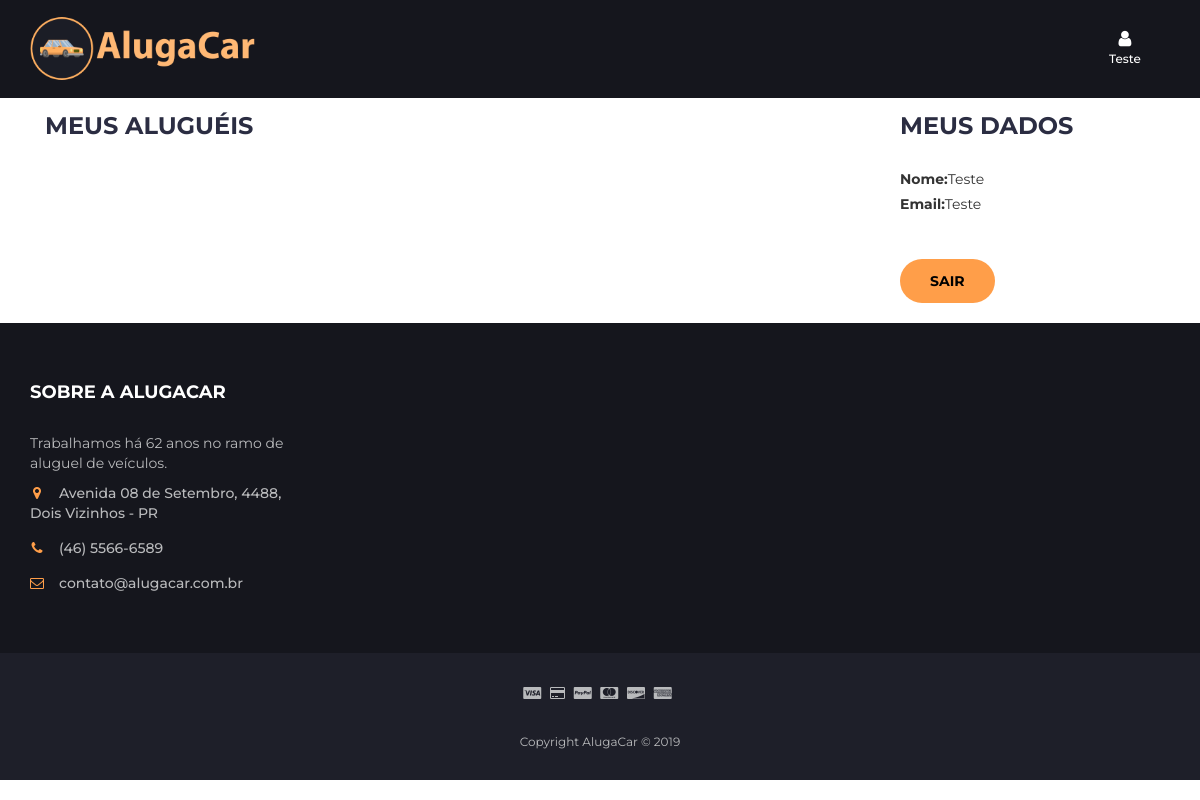
/user_page (signed in), run on an earlier commit of the app's database.
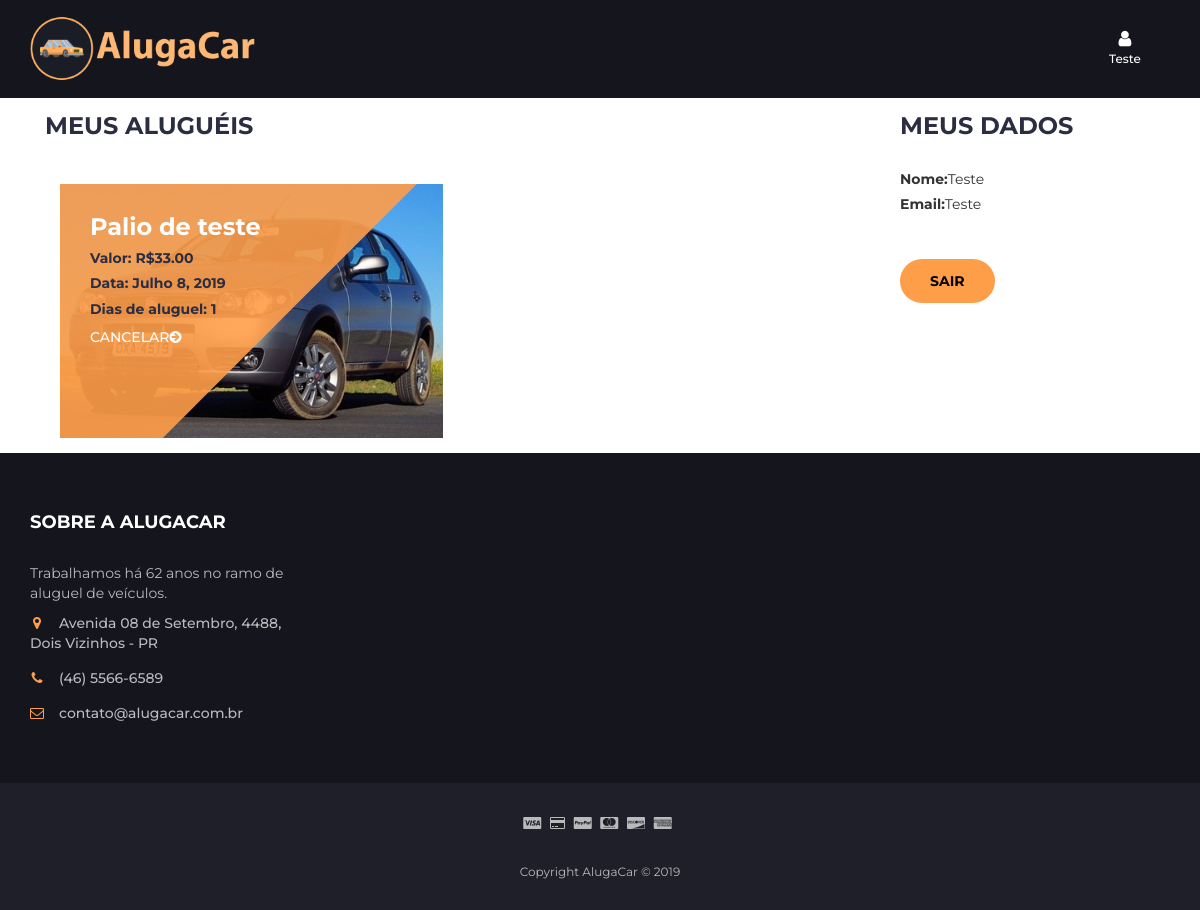
And on a later commit of the database.
### AlugaCarSite/models.py (models this page shows)
class Aluguel(models.Model):
    cliente = models.ForeignKey(Cliente,on_delete = models.SET_NULL, null = True)
    carrro = models.ForeignKey(Carro, on_delete=models.CASCADE, null = False)
    dataAlugado = models.DateField(auto_now=False, auto_now_add=False,null=True)
    diasAluguel = models.IntegerField(null=True)
    valorPagar = models.DecimalField(max_digits=10, decimal_places=2)

class Carro(models.Model):
    descricao = models.CharField(max_length=50)
    disponivel = models.BooleanField(default=True)
    valorDia = models.DecimalField(max_digits=10, decimal_places=2)
    marca = models.ForeignKey(Marca, on_delete=models.CASCADE)
    modelo = models.ForeignKey(Modelo,on_delete=models.CASCADE)
    caminhoFoto = models.ImageField(null=True, blank = True,upload_to='AlugaCarSite/static/galeria/carros')
    def __str__(self):
        return self.descricao
    def getfoto(self):
        dir = str(self.caminhoFoto)
        dir = dir[20:]
        return dir

### AlugaCarSite/views.py (the view)
# urls.py: path("user_page", user_page,name="user_page"),
def user_page(request):
    iduser = request.session.get('login')
    if iduser < 0 or not iduser:
        return redirect("home")
    user = Cliente.objects.get(id=iduser)
    alu = Aluguel.objects.all()
    alugueis = []
    carros = []
    for i in alu:
        if i.cliente.id == user.id:
            alugueis.append(i)
    return render(request, "user_page.html", {"cliente": user, 'alugueis': alugueis, 'carros': carros})

### AlugaCarSite/templates/user_page.html (shortened to what this page needs)
{% load staticfiles %}
<!DOCTYPE html>
<html lang="en">
<head>
	<link type="text/css" rel="stylesheet" href="{% static 'css/bootstrap.min.css' %}" />
	<link type="text/css" rel="stylesheet" href="{% static 'css/slick.css' %}" />
	<link type="text/css" rel="stylesheet" href="{% static 'css/slick-theme.css' %}" />
	<link type="text/css" rel="stylesheet" href="{% static 'css/nouislider.min.css' %}" />
	<link rel="stylesheet" href="{% static 'css/font-awesome.min.css' %}">
	<link type="text/css" rel="stylesheet" href="{% static 'css/style.css' %}" />
</head>
<body>
	<header>
		<div id="header">
			<div class="container">
				<div class="row">
					<div class="col-md-9">
						<div class="header-logo">
							<a href="{% url 'home' %}" class="logo">
								<img src="{% static '/img/banner.png' %}" alt="" width='225'>
							</a>
						</div>
					</div>
					<div class="col-md-3 clearfix">
						<div class="header-ctn">
							<div class="dropdown">
								{% if cliente.nome != "Login" %}
								<a href="{% url 'user_page' %}" class="dropdown-toggle" data-toggle="dropdown"
									aria-expanded="true">
									<i class="fa fa-user"></i>
									<span>{{cliente.nome}}</span>
								</a>
								{% endif %}
							</div>
						</div>
					</div>
				</div>
			</div>
		</div>
	</header>
	<div class="row">
		<div class="container">
			<div class="col-md-9">
				<div class="section-title">
					<h3 class="title">Meus Aluguéis</h3>
				</div>
				{% for i in alugueis %}
				<div class="col-md-6 col-xs-12">
					<div class="shop">
						<div class="shop-img">
							<img src="{% static i.carrro.getfoto %}" alt="">
						</div>
						<div class="shop-body">
							<h3 class="product-name">{{i.carrro}}</h3>
							<h5 class="product-price">Valor: R${{i.valorPagar}}</h5>
							<h5>Data: {{i.dataAlugado}}</h5>
							<h5>Dias de aluguel: {{i.diasAluguel}}</h5>
							<a href="{% url 'cancelar_aluguel' i.id %}"
								onclick="return confirm('Deseja cancelar o aluguel deste carro?');"
								class="cta-btn">Cancelar<i class="fa fa-arrow-circle-right"></i></a>
						</div>
					</div>
				</div>
				{% endfor %}
			</div>
			<div class="col-md-3">
				<div class="section-title">
					<h3 class="title">Meus Dados</h3>
				</div>
				<label>Nome:</label>{{cliente.nome}}
				<br>
				<label>Email:</label>{{cliente.email}}
				<br>
				<a href="{% url 'home_deslog' %}"><button class="primary-btn">Sair</button></a></br></br>
			</div>
		</div>
	</div>
	<footer id="footer">
		<div class="section" id="contato">
			<div class="container">
				<div class="row">
					<div class="col-md-3 col-xs-6">
						<div class="footer">
							<h3 class="footer-title">Sobre a AlugaCar</h3>
							<p>Trabalhamos há 62 anos no ramo de aluguel de veículos.</p>
							<ul class="footer-links">
								<li><a href="https://www.google.com/maps/search/?api=1&query=UTFPR+Dois+Vizinhos"><i
											class="fa fa-map-marker"></i>Avenida 08 de Setembro, 4488, Dois Vizinhos -
										PR</a></li>
								<li><a href="tel:4655666589"><i class="fa fa-phone"></i>(46) 5566-6589</a></li>
								<li><a href="mailto:contato@alugacar.com.br"><i
											class="fa fa-envelope-o"></i>contato@alugacar.com.br</a></li>
							</ul>
						</div>
					</div>
				</div>
			</div>
		</div>
		<div id="bottom-footer" class="section">
			<div class="container">
				<div class="row">
					<div class="col-md-12 text-center">
						<ul class="footer-payments">
							<li><i class="fa fa-cc-visa"></i></li>
							<li><i class="fa fa-credit-card"></i></li>
							<li><i class="fa fa-cc-paypal"></i></li>
							<li><i class="fa fa-cc-mastercard"></i></li>
							<li><i class="fa fa-cc-discover"></i></li>
							<li><i class="fa fa-cc-amex"></i></li>
						</ul>
						<span class="copyright">
							Copyright AlugaCar &copy;
						</span>
					</div>
				</div>
			</div>
		</div>
	</footer>
</body>
</html>

What changed in the data, as far as the page shows it:
added Aluguel: carrro.caminhoFoto (picture), carrro "Palio de teste", valorPagar "33.00", dataAlugado "Julho 8, 2019", diasAluguel "1"
